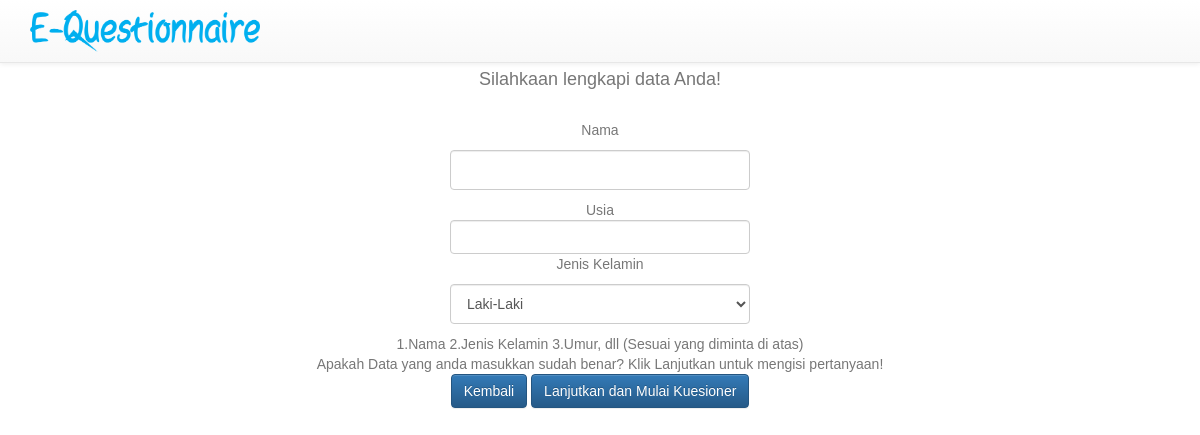
The page /dataresponden.php?k=L5QYhxYktG (signed in) on the database its author committed.
### tables this page shows
CREATE TABLE `form_isian` (
  `id` int(11) NOT NULL,
  `kuesioner_id` int(11) NOT NULL,
  `keterangan` varchar(100) NOT NULL,
  `tipe` varchar(10) NOT NULL
);

### dataresponden.php (the view, shortened to what this page needs)
<html>
<head>
  <link rel="stylesheet" type="text/css" href="lib/style.css">
  <link rel="stylesheet" type="text/css" href="lib/css/bootstrap.css">
  <link rel="stylesheet" type="text/css" href="lib/css/bootstrap-theme.css">
  <link rel="stylesheet" type="text/css" href="lib/jquery-ui-1.12.1/jquery-ui.css">
  <link rel="stylesheet" type="text/css" href="lib/jquery-ui-1.12.1/jquery-ui.theme.css">
</head>
<?php
include "config.php";
$get_kuesioner = $PDO->prepare("SELECT * FROM kuesioner WHERE url = ?");
if($get_kuesioner) {
	$get_kuesioner->bindParam (1, $_GET ['k']);
	$get_kuesioner->execute();
	$row_get_kuesioner =$get_kuesioner->fetch(PDO::FETCH_ASSOC);
	}
?>
<body>
  <div class="navbar navbar-default navbar-fixed-top">
    <a href="index.php"> <img src="lib/img/logo.png" style="padding: 10px; width:250px; margin-left:20px"> </a>
  </div>
<center>
 <div class="form-signin text-muted" style="margin-top: 70px">
		<h4>Silahkaan lengkapi data Anda!</h4>
		<br>
<?php
$q = $PDO->prepare("SELECT * FROM form_isian WHERE kuesioner_id = ?");
if ($q) {
  $q->bindParam(1, $row_get_kuesioner['id_kuesioner']);
  $q->execute();
  echo "<ul>";
  $i = 1;
  while($hasil = $q->fetch(PDO::FETCH_ASSOC)) {
    echo "<li>";
    echo "" . $hasil['keterangan'] . "";
    if ($hasil['tipe'] == 'gender') {
      echo "<select id='bio_$i' class='form-control' name='" . $hasil['keterangan'] . "'>";
      echo "<option value='L'>Laki-Laki</option><option value='P'>Perempuan</option>";
      echo "</select>";
    } else {
      echo "<input id='bio_$i' style='width: 300px' name='" . $hasil['keterangan'] . "' type='";
      switch($hasil['tipe']) {
        case "angka":
          echo "number' min='10";
        break;
        case "text":
          echo "text";
        break;
      }
      echo "' class='form-control'>";
    }
    echo "</li>";
    $i++;
  }
  echo "</ul>";
}
?>
		1.Nama
		2.Jenis Kelamin
		3.Umur, dll (Sesuai yang diminta di atas)
		<br>
		Apakah Data yang anda masukkan sudah benar?
		Klik Lanjutkan untuk mengisi pertanyaan!
    <br>
    <a href="kuesioner.php"> <button type="button" class="btn btn-primary">Kembali</button></a>
    <button onclick="kuesioner.simpanDataResponden()" type="button" class="btn btn-primary">Lanjutkan dan Mulai Kuesioner</button>
</div>
</center>

### rows shown on the page
form_isian: keterangan "Nama"
form_isian: keterangan "Usia"
form_isian: keterangan "Jenis Kelamin", keterangan "Laki-Laki"
